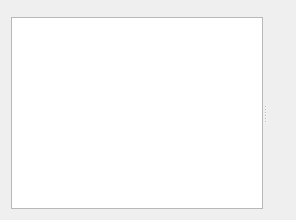
         <widget class="QWidget" name="ResultsTab">
          <attribute name="title">
           <string>Logged Results</string>
          </attribute>
          <layout class="QGridLayout" name="gridLayout_108">
           <item row="0" column="0">
            <widget class="QWidget" name="widget_39" native="true">
             <property name="sizePolicy">
              <sizepolicy hsizetype="Preferred" vsizetype="Preferred">
               <horstretch>0</horstretch>
               <verstretch>5</verstretch>
              </sizepolicy>
             </property>
             <widget class="QLabel" name="label_85">
              <property name="geometry">
               <rect>
                <x>310</x>
                <y>100</y>
                <width>49</width>
                <height>16</height>
               </rect>
              </property>
              <property name="text">
               <string>TextLabel</string>
              </property>
             </widget>
             <widget class="QLabel" name="label_86">
              <property name="geometry">
               <rect>
                <x>790</x>
                <y>120</y>
                <width>49</width>
                <height>16</height>
               </rect>
              </property>
              <property name="text">
               <string>TextLabel</string>
              </property>
             </widget>
            </widget>
           </item>
           <item row="1" column="0">
            <widget class="QSplitter" name="splitter">
             <property name="orientation">
              <enum>Qt::Orientation::Horizontal</enum>
             </property>
             <widget class="QListWidget" name="listWidget"/>
             <widget class="QStackedWidget" name="stackedWidget_2">
              <property name="currentIndex">
               <number>0</number>
              </property>
              <widget class="QWidget" name="page">
               <layout class="QGridLayout" name="gridLayout_107">
                <item row="0" column="0">
                 <widget class="QWidget" name="widget_40" native="true"/>
                </item>
               </layout>
              </widget>
              <widget class="QWidget" name="page_2"/>
             </widget>
            </widget>
           </item>
          </layout>
         </widget>
